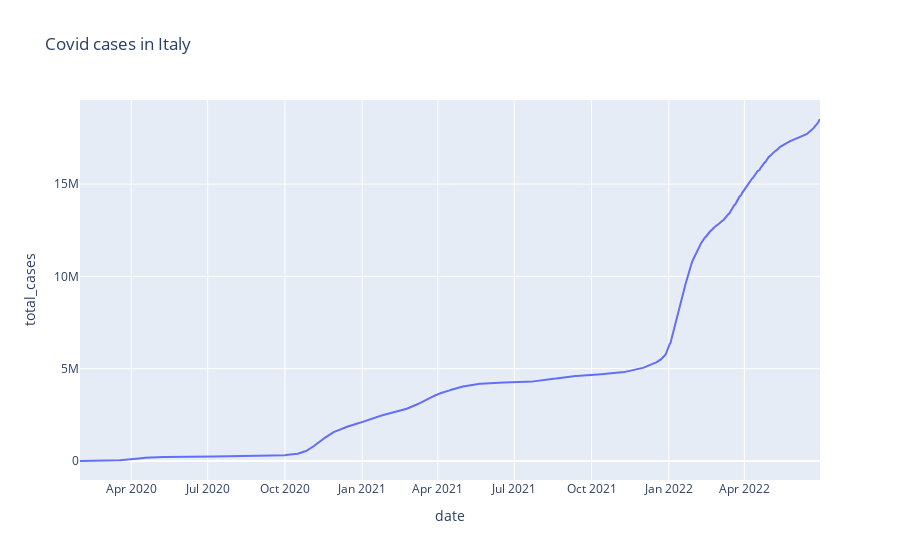

The notebook cell this image was saved under:
### Code cell
fig = px.line(data_italy, x="date", y="total_cases", title='Covid cases in Italy')
fig.show()

### Figure 1 — Plotly figure (JSON) as saved in the notebook; plotly's stock layout.template omitted (floating-point values rounded to 4 significant figures; data arrays with more than 128 entries replaced by an {"elided": "..."} marker saying what was removed)
{"data": [{"hovertemplate": "date=%{x}<br>total_cases=%{y}<extra></extra>", "legendgroup": "", "line": {"color": "#636efa", "dash": "solid"}, "marker": {"symbol": "circle"}, "mode": "lines", "name": "", "orientation": "v", "showlegend": false, "type": "scatter", "x": {"elided": "882 str values"}, "xaxis": "x", "y": {"elided": "882 int values"}, "yaxis": "y"}], "layout": {"legend": {"tracegroupgap": 0}, "title": {"text": "Covid cases in Italy"}, "xaxis": {"anchor": "y", "domain": [0, 1], "title": {"text": "date"}}, "yaxis": {"anchor": "x", "domain": [0, 1], "title": {"text": "total_cases"}}}}
